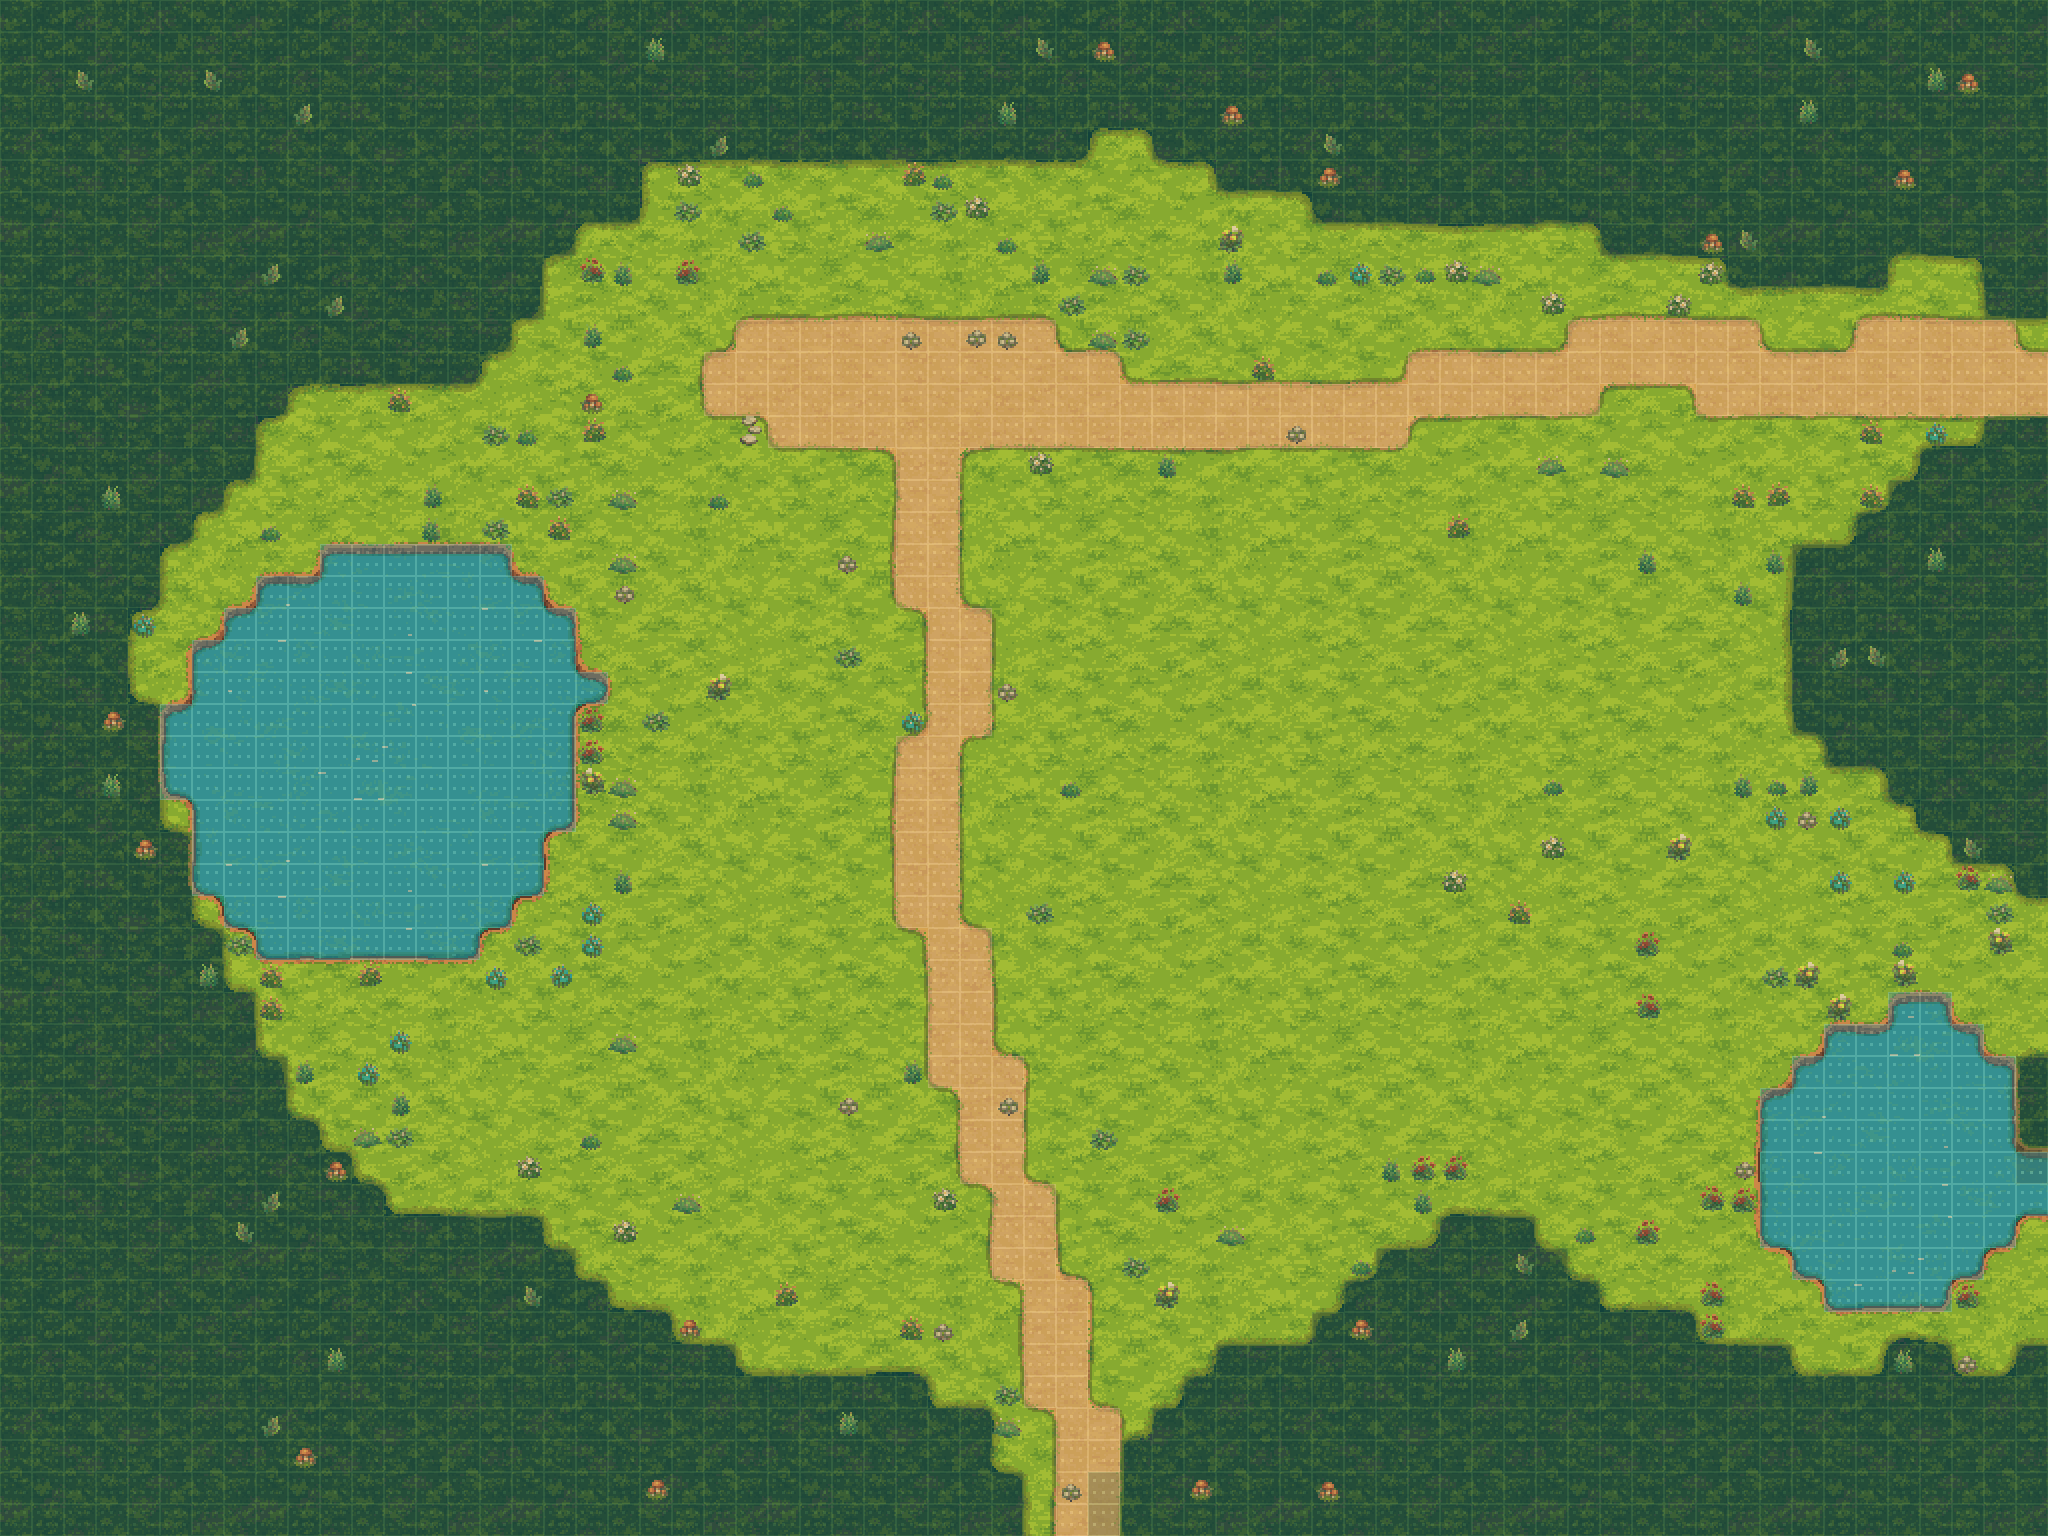

A level layout from a 2D game, rendered from its tile map. Below: a short description, then the map file with tile-grid data replaced by summaries:
An orthogonal 64x48 tile map with 32x32 px tiles, 4 tile layers (Forest, Water, Paths, Details), 3 tilesets, 1 image layer and 380 objects (32x farm_tree_0_mirror, 30x farm_tree_1_mirror, 30x farm_tree_3, 27x farm_tree_1, 25x farm_tree_0, ...).

<map version="1.10" tiledversion="1.11.2" orientation="orthogonal" renderorder="right-down" width="64" height="48" tilewidth="32" tileheight="32" infinite="0" nextlayerid="14" nextobjectid="381">
  <tileset firstgid="1" source="farm_terrain.tsx" />
  <tileset firstgid="101" source="farm_details.tsx" />
  <tileset firstgid="1001" source="farm_objects.tsx" />
  <imagelayer id="1" name="Preview" locked="1">
    <image source="../../../assets/art/home_farm_background.png" width="2048" height="1536" />
  </imagelayer>
  <layer id="2" name="Forest" width="64" height="48" opacity="0.45">
    <data>[3072 cells, 1228 non-empty, 1 distinct tile ids]</data>
  </layer>
  <layer id="3" name="Water" width="64" height="48" opacity="0.45">
    <data>[3072 cells, 206 non-empty, 1 distinct tile ids]</data>
  </layer>
  <layer id="4" name="Paths" width="64" height="48" opacity="0.45">
    <data>[3072 cells, 182 non-empty, 1 distinct tile ids]</data>
  </layer>
  <layer id="5" name="Details" width="64" height="48">
    <data>[3072 cells, 204 non-empty, 25 distinct tile ids]</data>
  </layer>
  <objectgroup id="6" name="Props">
    <object id="1" name="farm_tree_1_mirror" gid="1008" x="-59" y="-1" width="156" height="184" />
    <object id="2" name="farm_tree_3" gid="1011" x="22" y="-1" width="188" height="162" />
    <object id="3" name="farm_tree_2" gid="1009" x="258" y="-1" width="132" height="204" />
    <object id="4" name="farm_tree_1" gid="1007" x="1040" y="0" width="156" height="184" />
    <object id="5" name="farm_tree_1_mirror" gid="1008" x="150" y="1" width="156" height="184" />
    <object id="6" name="farm_tree_2_mirror" gid="1010" x="1391" y="2" width="132" height="204" />
    <object id="7" name="farm_tree_3" gid="1011" x="566" y="3" width="188" height="162" />
    <object id="8" name="farm_tree_3" gid="1011" x="704" y="4" width="188" height="162" />
    <object id="9" name="farm_tree_4_mirror" gid="1014" x="1801" y="5" width="108" height="148" />
    <object id="10" name="farm_tree_0_mirror" gid="1005" x="1187" y="7" width="164" height="188" />
    <object id="11" name="farm_tree_0_mirror" gid="1005" x="1449" y="8" width="164" height="188" />
    <object id="12" name="farm_tree_2" gid="1009" x="1633" y="9" width="132" height="204" />
    <object id="13" name="farm_tree_5" gid="1015" x="1537" y="10" width="144" height="152" />
    <object id="14" name="farm_tree_1_mirror" gid="1008" x="1873" y="14" width="156" height="184" />
    <object id="15" name="farm_tree_0" gid="1004" x="397" y="18" width="164" height="188" />
    <object id="16" name="farm_tree_2" gid="1009" x="330" y="19" width="132" height="204" />
    <object id="17" name="farm_tree_5_mirror" gid="1016" x="1705" y="19" width="144" height="152" />
    <object id="18" name="farm_tree_3_mirror" gid="1012" x="894" y="23" width="188" height="162" />
    <object id="19" name="farm_tree_5_mirror" gid="1016" x="821" y="34" width="144" height="152" />
    <object id="20" name="farm_tree_1_mirror" gid="1008" x="1106" y="36" width="156" height="184" />
    <object id="21" name="farm_tree_0_mirror" gid="1005" x="979" y="37" width="164" height="188" />
    <object id="22" name="farm_tree_0_mirror" gid="1005" x="90" y="41" width="164" height="188" />
    <object id="23" name="farm_tree_0" gid="1004" x="1264" y="42" width="164" height="188" />
    <object id="24" name="farm_tree_0" gid="1004" x="1940" y="45" width="164" height="188" />
    <object id="25" name="farm_tree_3" gid="1011" x="184" y="49" width="188" height="162" />
    <object id="26" name="farm_tree_5" gid="1015" x="474" y="49" width="144" height="152" />
    <object id="27" name="farm_tree_0_mirror" gid="1005" x="1386" y="60" width="164" height="188" />
    <object id="28" name="farm_tree_3_mirror" gid="1012" x="696" y="63" width="188" height="162" />
    <object id="29" name="farm_tree_2" gid="1009" x="1201" y="65" width="132" height="204" />
    <object id="30" name="farm_tree_5_mirror" gid="1016" x="1586" y="67" width="144" height="152" />
    <object id="31" name="farm_tree_1" gid="1007" x="1817" y="68" width="156" height="184" />
    <object id="32" name="farm_tree_3_mirror" gid="1012" x="1027" y="72" width="188" height="162" />
    <object id="33" name="farm_tree_2_mirror" gid="1010" x="1478" y="76" width="132" height="204" />
    <object id="34" name="farm_tree_2_mirror" gid="1010" x="-33" y="77" width="132" height="204" />
    <object id="35" name="farm_tree_0" gid="1004" x="277" y="78" width="164" height="188" />
    <object id="36" name="farm_tree_0_mirror" gid="1005" x="591" y="81" width="164" height="188" />
    <object id="37" name="farm_tree_5" gid="1015" x="369" y="82" width="144" height="152" />
    <object id="38" name="farm_tree_3" gid="1011" x="21" y="98" width="188" height="162" />
    <object id="39" name="farm_tree_3_mirror" gid="1012" x="886" y="98" width="188" height="162" />
    <object id="40" name="farm_tree_0" gid="1004" x="1703" y="99" width="164" height="188" />
    <object id="41" name="farm_tree_2_mirror" gid="1010" x="124" y="101" width="132" height="204" />
    <object id="42" name="farm_tree_1_mirror" gid="1008" x="1315" y="106" width="156" height="184" />
    <object id="43" name="farm_tree_0_mirror" gid="1005" x="183" y="107" width="164" height="188" />
    <object id="44" name="farm_tree_3" gid="1011" x="1928" y="114" width="188" height="162" />
    <object id="45" name="farm_tree_1_mirror" gid="1008" x="974" y="116" width="156" height="184" />
    <object id="46" name="farm_tree_5" gid="1015" x="774" y="120" width="144" height="152" />
    <object id="47" name="farm_tree_0_mirror" gid="1005" x="462" y="121" width="164" height="188" />
    <object id="48" name="farm_tree_0" gid="1004" x="1118" y="126" width="164" height="188" />
    <object id="49" name="farm_tree_1_mirror" gid="1008" x="541" y="127" width="156" height="184" />
    <object id="50" name="farm_tree_4_mirror" gid="1014" x="1420" y="128" width="108" height="148" />
    <object id="51" name="farm_tree_0_mirror" gid="1005" x="1044" y="134" width="164" height="188" />
    <object id="52" name="farm_tree_3" gid="1011" x="1507" y="134" width="188" height="162" />
    <object id="53" name="farm_tree_5" gid="1015" x="401" y="138" width="144" height="152" />
    <object id="54" name="farm_tree_3" gid="1011" x="245" y="141" width="188" height="162" />
    </objectgroup>
  <objectgroup id="7" name="Trees">
    <!-- 64 objects omitted --></objectgroup>
  <objectgroup id="8" name="Debris">
    <!-- 51 objects omitted --></objectgroup>
  <objectgroup id="9" name="No planting" />
  <objectgroup id="10" name="Building sites">
    <!-- 19 objects omitted --></objectgroup>
  <objectgroup id="11" name="Stations">
    <!-- 16 objects omitted --></objectgroup>
  <objectgroup id="12" name="Gameplay">
    <!-- 15 objects omitted --></objectgroup>
  <objectgroup id="13" name="Places">
    <!-- 7 objects omitted --></objectgroup>
</map>
<!-- 326 of 380 objects omitted -->
